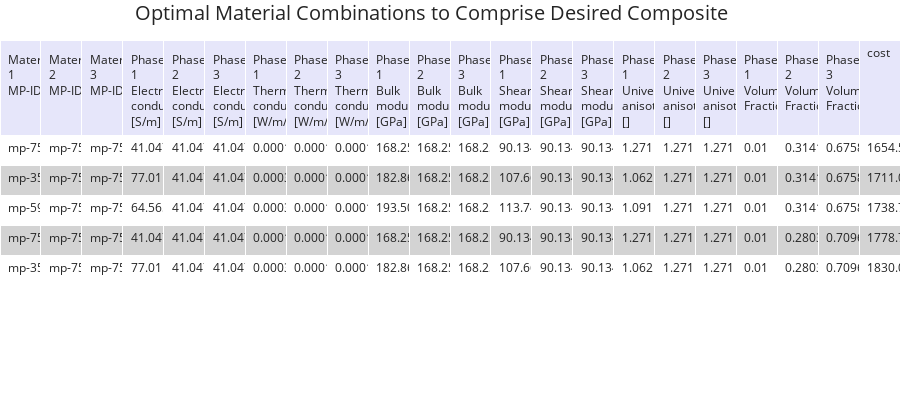

This figure's notebook cell:
### Code cell
import os
import json
from datetime import datetime

# Directory where the files are located
directory = './'

# Function to get the latest consolidated dict file
def get_latest_consolidated_dict_file(directory):
    # List all files in the directory
    files = os.listdir(directory)
    
    # Filter out only the consolidated_dict files
    consolidated_files = [f for f in files if f.startswith('consolidated_dict_')]
    
    # Sort the files by date and time in the filename
    consolidated_files.sort(key=lambda x: datetime.strptime(x, 'consolidated_dict_%m_%d_%Y_%H_%M_%S'))
    
    # Return the latest file
    latest_file = consolidated_files[-1] if consolidated_files else None
    return latest_file

# Get the latest consolidated dict file
latest_file = get_latest_consolidated_dict_file(directory)

if latest_file:
    # Open the latest consolidated dict file
    with open(os.path.join(directory, latest_file), 'r') as f:
        consolidated_dict = json.load(f)
        print(f"Loaded consolidated_dict from {latest_file}")
else:
    print("No consolidated dict file found.")


HS.get_material_match_costs(matches_dict=matches_dict, consolidated_dict=consolidated_dict)

### Figure 1 — Plotly figure (JSON) as saved in the notebook; plotly's stock layout.template omitted (floating-point values rounded to 4 significant figures)
{"data": [{"cells": {"align": "left", "fill": {"color": [["white", "lightgrey", "white", "lightgrey", "white"]]}, "font": {"size": 12}, "height": 30, "values": [["mp-752826", "mp-3536", "mp-5924", "mp-752826", "mp-3536"], ["mp-752826", "mp-752826", "mp-752826", "mp-752826", "mp-752826"], ["mp-752826", "mp-752826", "mp-752826", "mp-752826", "mp-752826"], ["41.0475", "77.0117", "64.5658", "41.0475", "77.0117"], ["41.0475", "41.0475", "41.0475", "41.0475", "41.0475"], ["41.0475", "41.0475", "41.0475", "41.0475", "41.0475"], ["0.000111994", "0.000316911", "0.000300167", "0.000111994", "0.000316911"], ["0.000111994", "0.000111994", "0.000111994", "0.000111994", "0.000111994"], ["0.000111994", "0.000111994", "0.000111994", "0.000111994", "0.000111994"], ["168.258", "182.861", "193.509", "168.258", "182.861"], ["168.258", "168.258", "168.258", "168.258", "168.258"], ["168.258", "168.258", "168.258", "168.258", "168.258"], ["90.134", "107.669", "113.741", "90.134", "107.669"], ["90.134", "90.134", "90.134", "90.134", "90.134"], ["90.134", "90.134", "90.134", "90.134", "90.134"], ["1.271", "1.062", "1.091", "1.271", "1.062"], ["1.271", "1.271", "1.271", "1.271", "1.271"], ["1.271", "1.271", "1.271", "1.271", "1.271"], ["0.01", "0.01", "0.01", "0.01", "0.01"], ["0.31413793103448273", "0.31413793103448273", "0.31413793103448273", "0.2803448275862069", "0.2803448275862069"], ["0.6758620689655173", "0.6758620689655173", "0.6758620689655173", "0.7096551724137932", "0.7096551724137932"], ["1654.595285112532", "1711.0103527937338", "1738.7002933066124", "1778.755302614426", "1830.014259434105"]]}, "columnwidth": 1000, "header": {"align": "left", "fill": {"color": "lavender"}, "font": {"size": 12}, "height": 30, "values": ["Material 1 MP-ID", "Material 2 MP-ID", "Material 3 MP-ID", "Phase 1 Electrical conductivity, [S/m]", "Phase 2 Electrical conductivity, [S/m]", "Phase 3 Electrical conductivity, [S/m]", "Phase 1 Thermal conductivity, [W/m/K]", "Phase 2 Thermal conductivity, [W/m/K]", "Phase 3 Thermal conductivity, [W/m/K]", "Phase 1 Bulk modulus, [GPa]", "Phase 2 Bulk modulus, [GPa]", "Phase 3 Bulk modulus, [GPa]", "Phase 1 Shear modulus, [GPa]", "Phase 2 Shear modulus, [GPa]", "Phase 3 Shear modulus, [GPa]", "Phase 1 Universal anisotropy, []", "Phase 2 Universal anisotropy, []", "Phase 3 Universal anisotropy, []", "Phase 1 Volume Fraction", "Phase 2 Volume Fraction", "Phase 3 Volume Fraction", "cost"]}, "type": "table"}], "layout": {"autosize": true, "height": 400, "margin": {"b": 0, "l": 0, "r": 0, "t": 40}, "title": {"font": {"size": 20}, "text": "Optimal Material Combinations to Comprise Desired Composite", "x": 0.15}}}
